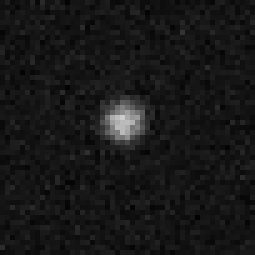
#> input picture simulations/Film_D_0.1_exp_0.5s_PixelSize_0.5um_8bit.tif, 51 x 51 px (shown 5 times larger)
$ jupyter execute movie_analysis.ipynb   (shell and % lines are left out)
#> lines starting #> are read from the running program, lines starting #| are printed output that depends on the picture
[cell 1]
from PIL import Image
import numpy as np
import matplotlib.pyplot as plt
from matplotlib.animation import FuncAnimation

[cell 2]
# Open the TIFF file
tiff_file = "Film_D_0.1_exp_0.5s_PixelSize_0.5um_8bit.tif"
img = Image.open(tiff_file)
#> img is the input picture: PIL image 51x51 L; min 1, max 204, mean 23.3

# Specify the frame to display (e.g., frame 0 is the first)
frame_index = 49
img.seek(frame_index)
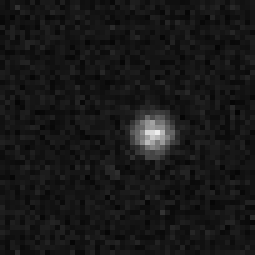
#> img: PIL image 51x51 L (shown 5 times larger); min 4, max 237, mean 23.1

# Convert the frame to an array for matplotlib
frame_data = img.convert("L")  # Convert to grayscale if needed
frame_array = np.array(frame_data)

# Display the frame
plt.imshow(frame_array, cmap="gray")
plt.axis("off")  # Optional: remove axes
plt.title(f"Frame {frame_index}")
plt.show()

[cell 3]
img = Image.open(tiff_file)

# Get the number of frames
num_frames = img.n_frames
#> num_frames = 50


# Function to extract a frame
def get_frame(frame_index):
    img.seek(frame_index)
    frame_data = img.convert("L")  # Convert to grayscale if needed
    return np.array(frame_data)

# Set up the figure
fig, ax = plt.subplots()
frame_data = get_frame(0)
im = ax.imshow(frame_data, cmap="gray", animated=True)
ax.axis("off")  # Optional: Remove axes


# Update function for the animation
def update(frame_index):
    frame_data = get_frame(frame_index)
    im.set_array(frame_data)
    return [im]

# Create the animation
anim = FuncAnimation(fig, update, frames=num_frames, interval=50, blit=True)
